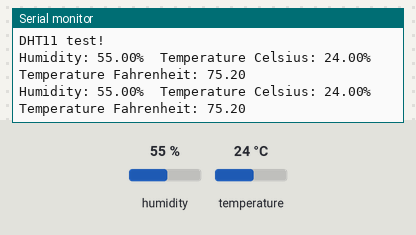
A sketch run on a simulated Arduino Uno, built with avr-gcc and run on an emulated ATmega328P. On the bench: the last lines printed to the serial monitor. The test bench sets the inputs (shaded band); at power-on: humidity 55 %, temperature 24 °C.

Above: at 4.8 s.
4.9 s: humidity set to 22 %
At 6.9 s:
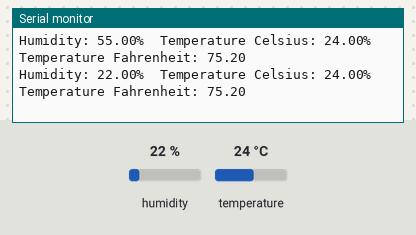
7.9 s: temperature set to 12 °C
At 8.5 s:
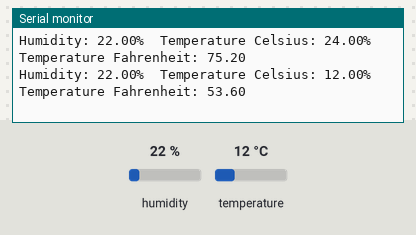
10.9 s: humidity set to 40 %
At 13.1 s:
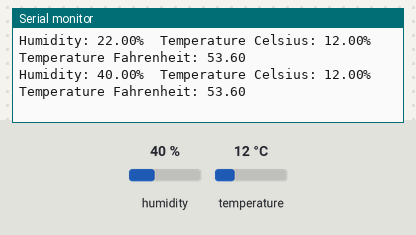
13.9 s: temperature set to 41 °C
At 14.8 s:
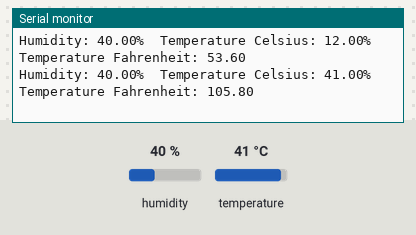
Timing chart, 0 to 16.9 s (numbered marks = the images above; inputs shaded):
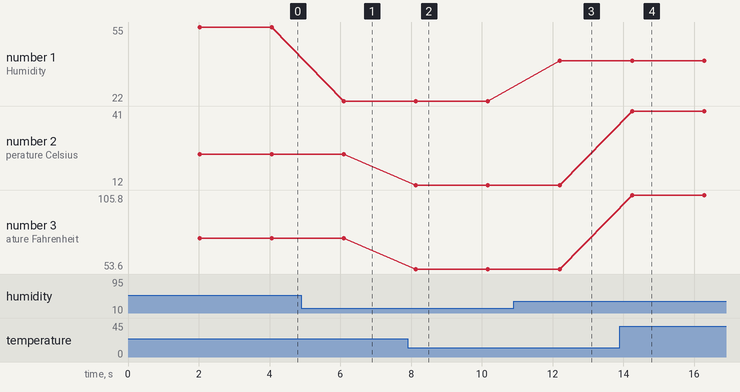

Measured:
- after the input at 4.9 s, the serial monitor: prints a new line after 1.2 s (image 1)
- after the input at 7.9 s, the serial monitor: prints a new line after 0.23 s (image 2)
- after the input at 10.9 s, the serial monitor: prints a new line after 1.3 s (image 3)
- after the input at 13.9 s, the serial monitor: prints a new line after 0.35 s (image 4)
- plotted number 1: 55 → 22 after the input at 4.9 s, 22 → 40 after the input at 10.9 s
- plotted number 2: 24 → 12 after the input at 7.9 s, 12 → 41 after the input at 13.9 s
- plotted number 3: 75.2 → 53.6 after the input at 7.9 s, 53.6 → 105.8 after the input at 13.9 s

The sketch:

DHT11.ino
```cpp
#include "DHT.h"

#define DHTPIN 2     // what digital pin we're connected to

#define DHTTYPE DHT11   // DHT 11

DHT dht(DHTPIN, DHTTYPE);

void setup() {
  Serial.begin(9600);
  Serial.println(F("DHT11 test!"));

  dht.begin();
}

void loop() {
  // Wait a few seconds between measurements.
  delay(2000);

  // Reading temperature or humidity takes about 250 milliseconds!
  // Sensor readings may also be up to 2 seconds 'old' (its a very slow sensor)
  float h = dht.readHumidity();
  // Read temperature as Celsius (the default)
  float t = dht.readTemperature();
  // Read temperature as Fahrenheit (isFahrenheit = true)
  float f = dht.readTemperature(true);

  // Check if any reads failed and exit early (to try again).
  if (isnan(h) || isnan(t) || isnan(f)) {
    Serial.println(F("Failed to read from DHT sensor!"));
    return;
  }

  Serial.print(F("Humidity: "));
  Serial.print(h);
  Serial.print(F("%  Temperature Celsius: "));
  Serial.print(t);
  Serial.print(F("%  Temperature Fahrenheit: "));
  Serial.print(f);
  Serial.println();
}
```
